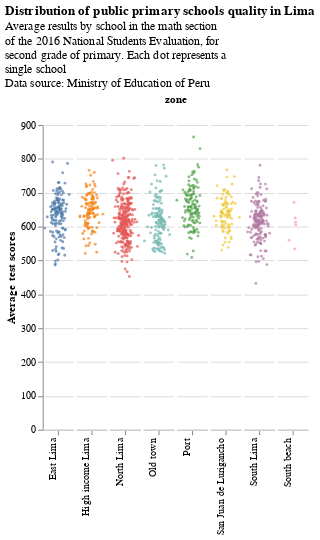

Write notebook code for a chart like this one.
### Markdown cell above
This data allows to produce the graph directly. I relied heavily on this [Stripplot example](https://altair-viz.github.io/gallery/stripplot.html) to generate this code.

### Code cell
alt.Chart(schools, width=30).mark_circle(size=8).encode(
    alt.X(
        'jitter:Q',
        title=None,
        axis=alt.Axis(values=[0], ticks=True, grid=False, labels=False),
        scale=alt.Scale(),
    ),
    alt.Y('average_score:Q',
      axis=alt.Axis(title='Average test scores')),
    color=alt.Color('zone:N', legend=None),
    column=alt.Column(
        'zone:N',
        header=alt.Header(
            labelAngle=-90,
            titleOrient='top',
            labelOrient='bottom',
            labelAlign='right',
            labelPadding=3,
        ),
    ),
).transform_calculate(
    jitter='sqrt(-2*log(random()))*cos(2*PI*random())'
).configure_facet(
    spacing=0
).configure_view(
    stroke=None
).properties(
    title={'text': 'Distribution of public primary schools quality in Lima',
           'subtitle': ['Average results by school in the math section',
                        'of the 2016 National Students Evaluation, for',
                        'second grade of primary. Each dot represents a',
                        'single school',
                        'Data source: Ministry of Education of Peru']}
)

### Figure 1 — Vega-Lite specification as saved in the notebook (floating-point values rounded to 4 significant figures; data arrays with more than 128 entries replaced by an {"elided": "..."} marker saying what was removed)
{"config": {"view": {"continuousWidth": 400, "continuousHeight": 300, "stroke": null}, "facet": {"spacing": 0}}, "data": {"name": "data-149f95b04d381c320788e24386978045"}, "mark": {"type": "circle", "size": 8}, "encoding": {"color": {"type": "nominal", "field": "zone", "legend": null}, "column": {"type": "nominal", "field": "zone", "header": {"labelAlign": "right", "labelAngle": -90, "labelOrient": "bottom", "labelPadding": 3, "titleOrient": "top"}}, "x": {"type": "quantitative", "axis": {"grid": false, "labels": false, "ticks": true, "values": [0]}, "field": "jitter", "scale": {}, "title": null}, "y": {"type": "quantitative", "axis": {"title": "Average test scores"}, "field": "average_score"}}, "title": {"text": "Distribution of public primary schools quality in Lima", "subtitle": ["Average results by school in the math section", "of the 2016 National Students Evaluation, for", "second grade of primary. Each dot represents a", "single school", "Data source: Ministry of Education of Peru"]}, "transform": [{"calculate": "sqrt(-2*log(random()))*cos(2*PI*random())", "as": "jitter"}], "width": 30, "$schema": "https://vega.github.io/schema/vega-lite/v4.0.2.json", "datasets": {"data-149f95b04d381c320788e24386978045": {"elided": "1053 records"}}}
